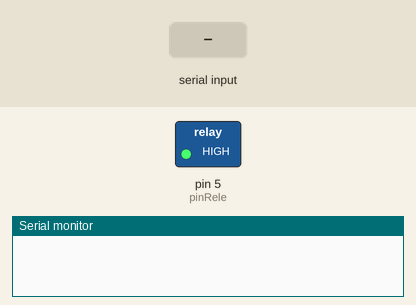
Simulated run of this sketch. Board: Arduino Uno, built with avr-gcc and run on an emulated ATmega328P. Shown: switched loads named in the sketch (green lamp = pin HIGH), the last lines printed to the serial monitor. The test bench sets the inputs (shaded band).

Above: at 1.2 s.
1.3 s: "B1;" received over the second serial link
At 1.8 s:
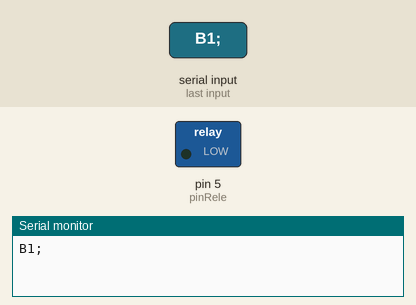
2.8 s: ";" received over the second serial link
4.3 s: "1" received over the second serial link
Timing chart, 0 to 7.3 s (numbered marks = the images above; inputs shaded):
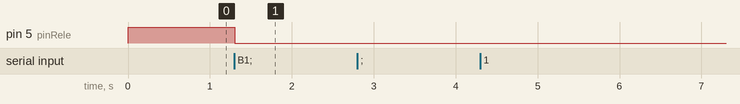

Measured:
- after the input at 1.3 s, pin 5 (pinRele): HIGH → LOW at once

The sketch:

Q0270-Sketch.ino
```cpp
#define pinRele 5

#include <SoftwareSerial.h>
SoftwareSerial btSerial(8, 9); // RX, TX

void setup() {
  pinMode(pinRele, OUTPUT);
  digitalWrite(pinRele, HIGH);
  btSerial.begin(9600);
  Serial.begin(9600);
}

void loop() {
static String btComando;
static bool releStatus = HIGH;

  while (btSerial.available()) {
     char comandoRec = btSerial.read();
     btComando += char( comandoRec );
     Serial.print(comandoRec);

     if (comandoRec == ';') {
        if (btComando == "B1;") {
            releStatus = !releStatus;
            digitalWrite(pinRele, releStatus);
        }
        btComando = "";
     }
  }
}
```
